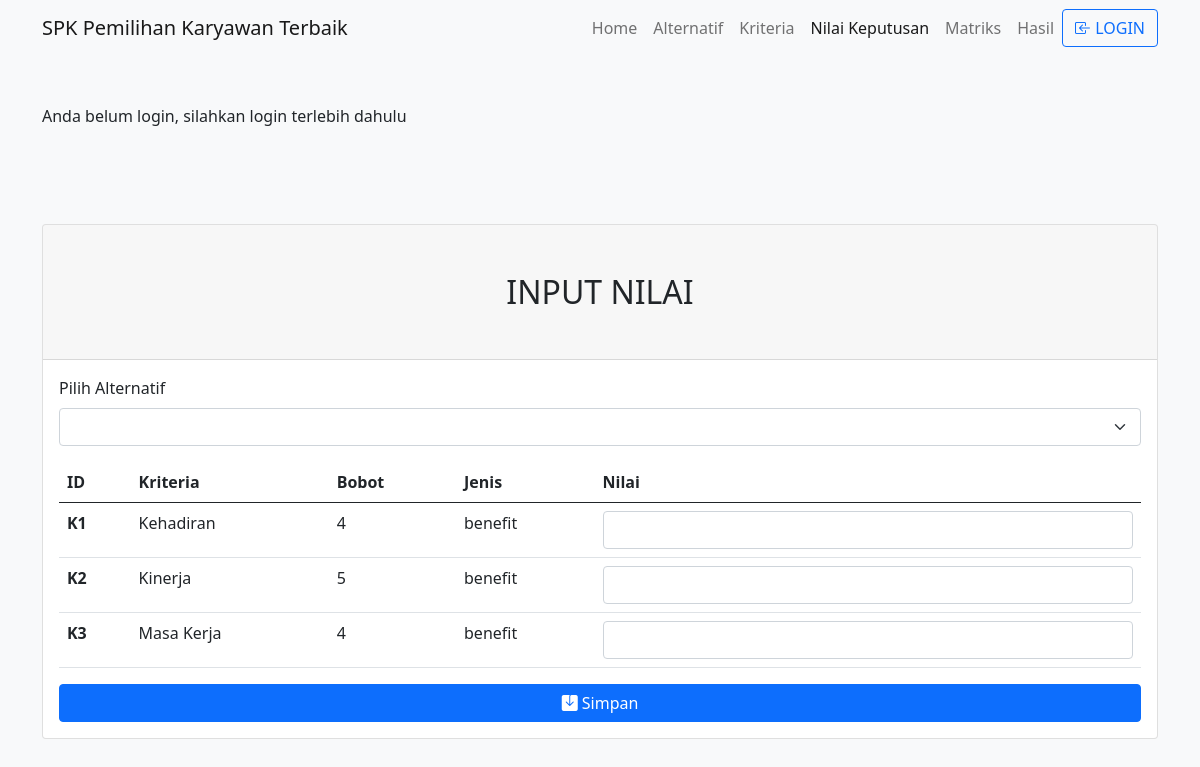
The page /nilai_keputusan.php on the database its author committed.
### tables this page shows
CREATE TABLE `kriteria` (
  `id` varchar(3) NOT NULL,
  `nama` varchar(55) NOT NULL,
  `bobot` int(11) NOT NULL,
  `jenis` varchar(7) NOT NULL
);

### nilai_keputusan.php (the view, shortened to what this page needs)
<!DOCTYPE html>
<html>
<head>
    <link rel="stylesheet" href="assets/css/bootstrap.min.css" />
    <link rel="stylesheet" href="https://cdn.jsdelivr.net/npm/bootstrap-icons@1.6.1/font/bootstrap-icons.css">
</head>
<body class="bg-light">
    <nav class="navbar navbar-expand-lg navbar-light bg-light">
        <div class="container">
             <a class="navbar-brand" href="#">
                SPK Pemilihan Karyawan Terbaik
            </a>
            <div class="collapse navbar-collapse" id="navbarSupportedContent">
                <ul class="navbar-nav ms-auto mb-2 mb-lg-0">
                    <li class="nav-item">
                        <a class="nav-link" href="index.php">Home</a>
                    </li>
                    <li class="nav-item">
                        <a class="nav-link" href="alternatif.php">Alternatif</a>
                    </li>
                    <li class="nav-item">
                        <a class="nav-link" href="kriteria.php">Kriteria</a>
                    </li>
                    <li class="nav-item">
                        <a class="nav-link active" aria-current="page" href="nilai_keputusan.php">Nilai Keputusan</a>
                    </li>
                    <li class="nav-item">
                        <a class="nav-link" href="matriks.php">Matriks</a>
                    </li>
                    <li class="nav-item">
                        <a class="nav-link" href="hasil.php">Hasil</a>
                    </li>
                </ul>
                <?php
                if (empty($_SESSION['status'])) {
                ?>
                <ul class="navbar-nav">
                    <li>
                        <button type="button" class="btn btn-outline-primary" data-bs-toggle="modal"
                            data-bs-target="#exampleModal">
                            <i class="bi bi-box-arrow-in-left"></i> LOGIN
                        </button>
                    </li>
                </ul>
                <?php
                } else {
                ?>
                <a class="btn btn-danger" href="logout.php"><i class="bi bi-box-arrow-left"></i> LOGOUT</a>
                <?php
                }
                ?>
            </div>
        </div>
    </nav>
    <?php
    if (empty($_SESSION['status'])) {
    ?>
    <main class="container py-5">
        <span>Anda belum login, silahkan login terlebih dahulu</span>
    </main>
    <?php
    }
    ?>
    <main class="container py-5">
        <form class="card" method="post" action="tambah_nilai_keputusan.php">
            <h2 class="card-header py-5 text-center">INPUT NILAI</h2>
            <div class="card-body">
                <div class="mb-3">
                    <label class="form-label">Pilih Alternatif</label>
                    <select class="form-select" name="id_alternatif">
                        <?php
                            include('koneksi.php');
                            ?>
                    </select>
                </div>
                <table class="table">
                    <thead>
                        <tr>
                            <th scope="col">ID</th>
                            <th scope="col">Kriteria</th>
                            <th scope="col">Bobot</th>
                            <th scope="col">Jenis</th>
                            <th scope="col">Nilai</th>
                        </tr>
                    </thead>
                    <tbody>
                        <?php
                            $sql = 'SELECT * FROM kriteria';
                            $result = mysqli_query($conn, $sql);
                            while ($row = mysqli_fetch_array($result)) {
                            ?>
                        <tr>
                            <th scope="row"><?php echo $row['id'] ?></th>
                            <td><?php echo $row['nama'] ?></td>
                            <td><?php echo $row['bobot'] ?></td>
                            <td><?php echo $row['jenis'] ?></td>
                            <td><input class="form-control" type="number" name="nilai_<?php echo $row['id'] ?>" /></td>
                        </tr>
                        <?php
                            }
                            ?>
                    </tbody>
                </table>
                <button type="submit" class="btn btn-primary" style="width: 100%;"><i class="bi bi-save-fill"></i>
                    Simpan</button>
            </div>
        </form>
    </main>
</body>
</html>

### rows shown on the page
kriteria: id "K1", nama "Kehadiran", bobot "4", jenis "benefit"
kriteria: id "K2", nama "Kinerja", bobot "5", jenis "benefit"
kriteria: id "K3", nama "Masa Kerja", bobot "4", jenis "benefit"
